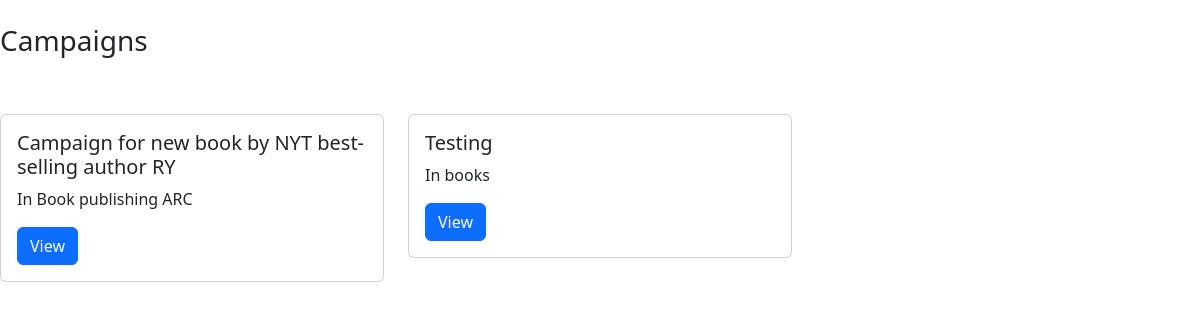
The app's page /dash/allcampaigns with its own data.
### models.py (models this page shows)
class Campaigns(db.Model):       ## table for all campaigns
    __tablename__ = "campaigns"
    cid = db.Column(db.Integer, primary_key = True, autoincrement = True)
    cname = db.Column(db.String, nullable = False)
    budget = db.Column(db.Integer, nullable = False)
    niche = db.Column(db.String, nullable = False)
    description = db.Column(db.String, nullable = False)
    requirements = db.Column(db.String, nullable = False)
    creator = db.Column(db.Integer,db.ForeignKey("sponsor_user_info.user_id"),nullable=False)
    date_created = db.Column(db.DateTime, default=datetime.now)
    date_end = db.Column(db.DateTime, default=lambda: datetime.now() + timedelta(days=30))
    visibility = db.Column(db.String, default="public")
    sp_requests=db.relationship("Sponsor_Requests",backref="campaigns")
    in_requests=db.relationship("Influencer_Requests",backref="campaigns")

### app.py (the view)
@app.route('/dash/allcampaigns')
def admin_allcamp():
    if request.method == 'GET':
        content = Campaigns.query.all()
        return render_template('campaign.html', campaign = content)

### templates/campaign.html (shortened to what this page needs)
<!DOCTYPE html>
<html lang="en">
<head>
    <link href="https://cdn.jsdelivr.net/npm/bootstrap@5.3.3/dist/css/bootstrap.min.css" rel="stylesheet">
</head>
<body>
  <br>
  <h3>Campaigns</h3>
  <br>
    <div class="row row-cols-1 row-cols-md-3 g-4">
        {% for row in campaign %}
        <div class="col" style="padding-top: 2%;">
          <div class="card">
            <div class="card-body">
              <h5 class="card-title">{{row.cname}}</h5>
              <p class="card-text">In {{row.niche}}</p>
        <button type="button" class="btn btn-primary" data-bs-toggle="modal" data-bs-target="#modal{{row.cid}}">
          View
        </button>
            </div>
          </div>
        </div>
        {% endfor %}
    </div>
</body>
</html>

### records on screen
Campaigns: cname "Campaign for new book by NYT best-selling author RY", niche "Book publishing ARC"
Campaigns: cname "Testing", niche "books"
